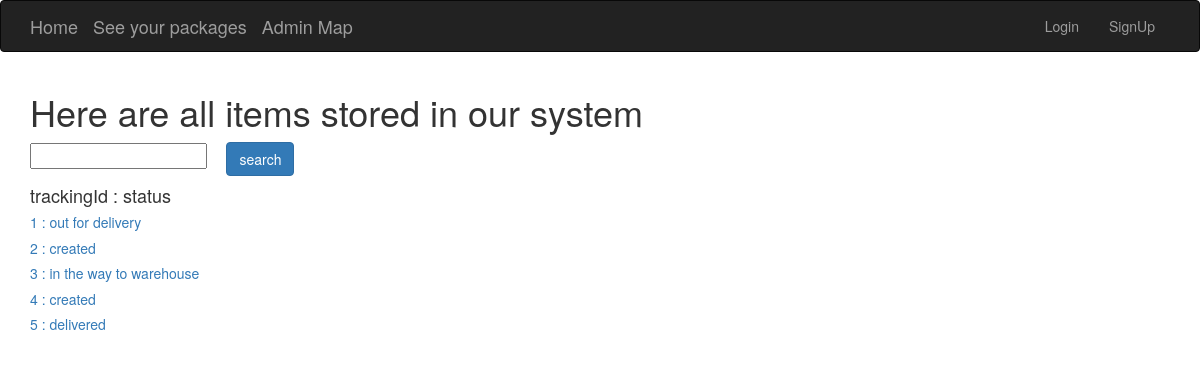
Page /apps/all_list/ on the committed database.
### apps/models.py (models this page shows)
class Tracking(models.Model):
    trunk = models.ForeignKey(Trunk, blank=True, null=True, related_name="tracking")
    amazonTransaction = models.OneToOneField(AmazonTransaction, on_delete=models.CASCADE, related_name="tracking")
    to_x = models.IntegerField(blank=True, null=True)
    to_y = models.IntegerField(blank=True, null=True)
    finished = models.BooleanField(default=False)
    assigned_trunk = models.BooleanField(default=False)
    is_prime = models.BooleanField(default=False)
    def __str__(self):
        return "trunk travel Id: " + str(self.id)

### apps/views.py (the view)
def home(request):
    trackings = []
    tracking_statuses = []
    for tracking in Tracking.objects.all():
        tracking.strStatus = getStatus(tracking)
        trackings.append(tracking)
    print(trackings)
    return render(request, "apps/all_list.html", {"trackings":trackings})

### apps/views.py (called while the page is built)
def intToStatus(num):
    if num == 0:
        return "created"
    elif num == 1:
        return "in the way to warehouse"
    elif num == 2:
        return "waiting for loading"
    elif num == 3:
        return "out for delivery"
    else:
        return "delivered"

def getStatus(tracking):
    if tracking.finished:
        return "delivered"
    elif not tracking.assigned_trunk:
        return "created"
    else:
        return intToStatus(tracking.trunk.status)

### apps/templates/apps/all_list.html (shortened to what this page needs)
{% extends 'base.html' %}
{% block content %}
<h1>Here are all items stored in our system</h1>
<input type="text" id="input_box" />&nbsp&nbsp&nbsp&nbsp
<input type="button" onclick="search();" name="search" class="btn btn-primary" id="search_button" value="search" />
<br/>
<h4>trackingId : status</h4>
{% for tracking in trackings %}
<a href="{%url 'apps:tracking_detail' tracking.id%}"><h5>{{tracking.id}} : {{tracking.strStatus}}</h5></a>
{% endfor %}
{% endblock %}

### rows in the picture
Tracking: id "1", strStatus "out for delivery"
Tracking: id "2", strStatus "created"
Tracking: id "3", strStatus "in the way to warehouse"
Tracking: id "4", strStatus "created"
Tracking: id "5", strStatus "delivered"
